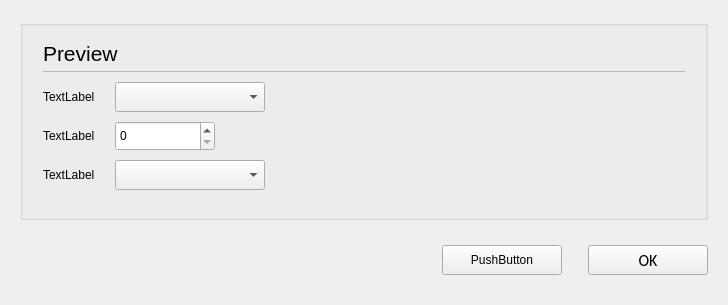
<?xml version="1.0" encoding="UTF-8"?>
<ui version="4.0">
 <class>C_FlaConNodeConfigPopup</class>
 <widget class="QWidget" name="C_FlaConNodeConfigPopup">
  <property name="geometry">
   <rect>
    <x>0</x>
    <y>0</y>
    <width>728</width>
    <height>305</height>
   </rect>
  </property>
  <property name="windowTitle">
   <string>C_FlaConNodeConfigPopup</string>
  </property>
  <layout class="QVBoxLayout" name="verticalLayout">
   <property name="leftMargin">
    <number>20</number>
   </property>
   <property name="topMargin">
    <number>20</number>
   </property>
   <property name="rightMargin">
    <number>20</number>
   </property>
   <item>
    <widget class="QGroupBox" name="pc_GroupBoxGeneral_5">
     <property name="styleRole" stdset="0">
      <string>default</string>
     </property>
     <property name="title">
      <string/>
     </property>
     <layout class="QVBoxLayout" name="verticalLayout_6">
      <property name="spacing">
       <number>0</number>
      </property>
      <property name="leftMargin">
       <number>20</number>
      </property>
      <property name="rightMargin">
       <number>20</number>
      </property>
      <property name="bottomMargin">
       <number>20</number>
      </property>
      <item>
       <layout class="QHBoxLayout" name="horizontalLayout_7" stretch="0,1">
        <property name="spacing">
         <number>6</number>
        </property>
        <item>
         <widget class="stw::opensyde_gui_elements::C_OgeLabGenericNoPaddingNoMargins" name="pc_LabelSettings">
          <property name="minimumSize">
           <size>
            <width>0</width>
            <height>28</height>
           </size>
          </property>
          <property name="maximumSize">
           <size>
            <width>16777215</width>
            <height>28</height>
           </size>
          </property>
          <property name="font">
           <font>
            <family>Segoe UI</family>
            <pointsize>16</pointsize>
           </font>
          </property>
          <property name="text">
           <string>Preview</string>
          </property>
         </widget>
        </item>
        <item>
         <spacer name="horizontalSpacer_10">
          <property name="orientation">
           <enum>Qt::Horizontal</enum>
          </property>
          <property name="sizeHint" stdset="0">
           <size>
            <width>40</width>
            <height>1</height>
           </size>
          </property>
         </spacer>
        </item>
       </layout>
      </item>
      <item>
       <layout class="QHBoxLayout" name="horizontalLayout_20" stretch="0">
        <property name="spacing">
         <number>6</number>
        </property>
        <property name="topMargin">
         <number>0</number>
        </property>
        <property name="rightMargin">
         <number>0</number>
        </property>
        <property name="bottomMargin">
         <number>0</number>
        </property>
        <item>
         <widget class="stw::opensyde_gui_elements::C_OgeFraSeparator" name="pc_Frame_3">
          <property name="minimumSize">
           <size>
            <width>0</width>
            <height>1</height>
           </size>
          </property>
          <property name="maximumSize">
           <size>
            <width>16777215</width>
            <height>1</height>
           </size>
          </property>
          <property name="frameShape">
           <enum>QFrame::StyledPanel</enum>
          </property>
          <property name="frameShadow">
           <enum>QFrame::Raised</enum>
          </property>
         </widget>
        </item>
       </layout>
      </item>
      <item>
       <layout class="QGridLayout" name="gridLayout_2" rowstretch="0,0,0,0,0" columnstretch="0,0,0,0">
        <property name="topMargin">
         <number>6</number>
        </property>
        <property name="bottomMargin">
         <number>0</number>
        </property>
        <property name="verticalSpacing">
         <number>9</number>
        </property>
        <item row="0" column="0">
         <widget class="stw::opensyde_gui_elements::C_OgeLabGenericNoPaddingNoMargins" name="pc_LabelInterface">
          <property name="text">
           <string>TextLabel</string>
          </property>
         </widget>
        </item>
        <item row="2" column="1">
         <spacer name="horizontalSpacer_2">
          <property name="orientation">
           <enum>Qt::Horizontal</enum>
          </property>
          <property name="sizeType">
           <enum>QSizePolicy::Fixed</enum>
          </property>
          <property name="sizeHint" stdset="0">
           <size>
            <width>20</width>
            <height>0</height>
           </size>
          </property>
         </spacer>
        </item>
        <item row="3" column="2">
         <widget class="stw::opensyde_gui_elements::C_OgeCbxText" name="pc_CbxBitrate">
          <property name="minimumSize">
           <size>
            <width>150</width>
            <height>30</height>
           </size>
          </property>
          <property name="maximumSize">
           <size>
            <width>150</width>
            <height>30</height>
           </size>
          </property>
         </widget>
        </item>
        <item row="2" column="0">
         <widget class="stw::opensyde_gui_elements::C_OgeLabGenericNoPaddingNoMargins" name="pc_LabelNodeId">
          <property name="text">
           <string>TextLabel</string>
          </property>
         </widget>
        </item>
        <item row="2" column="3">
         <spacer name="horizontalSpacer_3">
          <property name="orientation">
           <enum>Qt::Horizontal</enum>
          </property>
          <property name="sizeHint" stdset="0">
           <size>
            <width>60</width>
            <height>20</height>
           </size>
          </property>
         </spacer>
        </item>
        <item row="2" column="2">
         <widget class="stw::opensyde_gui_elements::C_CamOgeSpxProperties" name="pc_SpxNodeId">
          <property name="minimumSize">
           <size>
            <width>100</width>
            <height>30</height>
           </size>
          </property>
          <property name="maximumSize">
           <size>
            <width>100</width>
            <height>30</height>
           </size>
          </property>
         </widget>
        </item>
        <item row="3" column="0">
         <widget class="stw::opensyde_gui_elements::C_OgeLabGenericNoPaddingNoMargins" name="pc_LabelBitrate">
          <property name="text">
           <string>TextLabel</string>
          </property>
         </widget>
        </item>
        <item row="0" column="2">
         <widget class="stw::opensyde_gui_elements::C_OgeCbxText" name="pc_CbxInterface">
          <property name="minimumSize">
           <size>
            <width>150</width>
            <height>30</height>
           </size>
          </property>
          <property name="maximumSize">
           <size>
            <width>150</width>
            <height>30</height>
           </size>
          </property>
         </widget>
        </item>
       </layout>
      </item>
     </layout>
    </widget>
   </item>
   <item>
    <spacer name="pc_VerticalSpacerButtonsObove">
     <property name="orientation">
      <enum>Qt::Vertical</enum>
     </property>
     <property name="sizeType">
      <enum>QSizePolicy::Fixed</enum>
     </property>
     <property name="sizeHint" stdset="0">
      <size>
       <width>20</width>
       <height>19</height>
      </size>
     </property>
    </spacer>
   </item>
   <item>
    <layout class="QHBoxLayout" name="horizontalLayout_22">
     <item>
      <spacer name="horizontalSpacer_9">
       <property name="orientation">
        <enum>Qt::Horizontal</enum>
       </property>
       <property name="sizeHint" stdset="0">
        <size>
         <width>40</width>
         <height>20</height>
        </size>
       </property>
      </spacer>
     </item>
     <item>
      <widget class="QPushButton" name="pc_PushButtonCancel">
       <property name="styleRole" stdset="0">
        <string>cancel</string>
       </property>
       <property name="minimumSize">
        <size>
         <width>120</width>
         <height>30</height>
        </size>
       </property>
       <property name="maximumSize">
        <size>
         <width>120</width>
         <height>30</height>
        </size>
       </property>
       <property name="text">
        <string>PushButton</string>
       </property>
      </widget>
     </item>
     <item>
      <spacer name="horizontalSpacer">
       <property name="orientation">
        <enum>Qt::Horizontal</enum>
       </property>
       <property name="sizeType">
        <enum>QSizePolicy::Fixed</enum>
       </property>
       <property name="sizeHint" stdset="0">
        <size>
         <width>20</width>
         <height>20</height>
        </size>
       </property>
      </spacer>
     </item>
     <item>
      <widget class="QPushButton" name="pc_PushButtonOk">
       <property name="styleRole" stdset="0">
        <string>dialog</string>
       </property>
       <property name="minimumSize">
        <size>
         <width>120</width>
         <height>30</height>
        </size>
       </property>
       <property name="maximumSize">
        <size>
         <width>120</width>
         <height>30</height>
        </size>
       </property>
       <property name="font">
        <font>
         <family>Calibri</family>
         <pointsize>12</pointsize>
        </font>
       </property>
       <property name="text">
        <string>OK</string>
       </property>
      </widget>
     </item>
    </layout>
   </item>
   <item>
    <spacer name="verticalSpacer_7">
     <property name="orientation">
      <enum>Qt::Vertical</enum>
     </property>
     <property name="sizeType">
      <enum>QSizePolicy::Fixed</enum>
     </property>
     <property name="sizeHint" stdset="0">
      <size>
       <width>20</width>
       <height>19</height>
      </size>
     </property>
    </spacer>
   </item>
  </layout>
 </widget>
 <customwidgets>
  <customwidget>
   <class>stw::opensyde_gui_elements::C_OgeFraSeparator</class>
   <extends>QFrame</extends>
   <header>C_OgeFraSeparator.hpp</header>
   <container>1</container>
  </customwidget>
  <customwidget>
   <class>stw::opensyde_gui_elements::C_OgeLabGenericNoPaddingNoMargins</class>
   <extends>QLabel</extends>
   <header>C_OgeLabGenericNoPaddingNoMargins.hpp</header>
  </customwidget>
  <customwidget>
   <class>stw::opensyde_gui_elements::C_OgeCbxText</class>
   <extends>QComboBox</extends>
   <header>C_OgeCbxText.hpp</header>
  </customwidget>
  <customwidget>
   <class>stw::opensyde_gui_elements::C_CamOgeSpxProperties</class>
   <extends>QSpinBox</extends>
   <header>C_CamOgeSpxProperties.hpp</header>
  </customwidget>
 </customwidgets>
 <resources/>
 <connections/>
</ui>
